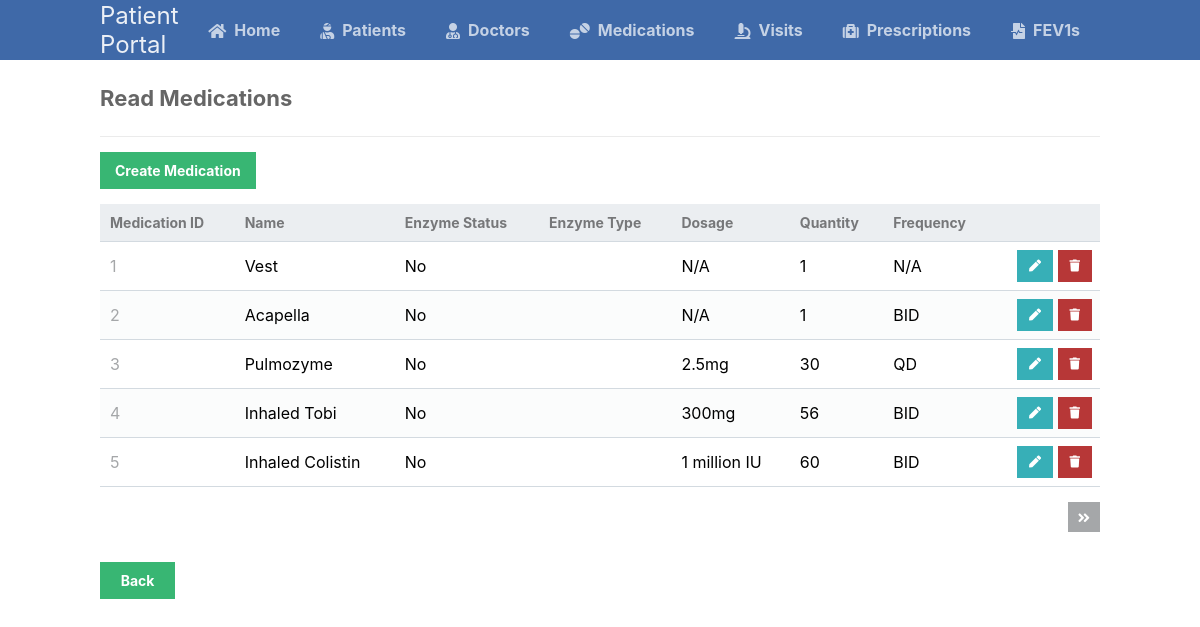
The page /scripts/medications_table/medications_read.php on the database its author committed.
### tables this page shows
CREATE TABLE medications (
	medication_id INT AUTO_INCREMENT NOT NULL UNIQUE,
	medication_name VARCHAR(100) NOT NULL,
	medication_enzyme_status CHAR(3) NOT NULL CHECK (medication_enzyme_status IN ("Yes", "No")),	
	medication_enzyme_type VARCHAR(255),
	medication_dosage VARCHAR(255) NOT NULL,
	medication_quantity INT NOT NULL,
	medication_frequency CHAR(3) CHECK (medication_frequency IN ("QD", "BID", "TID", "QHS", "N/A")), 
	PRIMARY KEY (medication_id)
);

### scripts/medications_table/medications_read.php (the view, shortened to what this page needs)
<?php
@include_once (APP_ROOT.APP_FOLDER_NAME . '/scripts/functions.php');
$pdo = pdo_connect_mysql();
$page = isset($_GET['page']) && is_numeric($_GET['page']) ? (int)$_GET['page'] : 1;
$records_per_page = 5;
$stmt = $pdo->prepare('SELECT * FROM medications ORDER BY medication_id LIMIT :current_page, :record_per_page');
$stmt->bindValue(':current_page', ($page-1)*$records_per_page, PDO::PARAM_INT);
$stmt->bindValue(':record_per_page', $records_per_page, PDO::PARAM_INT);
$stmt->execute();
$medications = $stmt->fetchAll(PDO::FETCH_ASSOC);
$num_medications = $pdo->query('SELECT COUNT(*) FROM medications')->fetchColumn();
?>
<?=template_header('Read')?>
<div class="content read">
	<h2>Read Medications</h2>
	<a href="medications_create.php" class="create-contact">Create Medication</a>
	<table>
        <thead>
            <tr>
                <td>Medication ID</td>
                <td>Name</td>
                <td>Enzyme Status</td>
                <td>Enzyme Type</td>
                <td>Dosage</td>
                <td>Quantity</td>
                <td>Frequency</td>
                <td></td>
            </tr>
        </thead>
        <tbody>
            <?php foreach ($medications as $medication): ?>
            <tr>
                <td><?=$medication['medication_id']?></td>
                <td><?=$medication['medication_name']?></td>
                <td><?=$medication['medication_enzyme_status']?></td>
                <td><?=$medication['medication_enzyme_type']?></td>
                <td><?=$medication['medication_dosage']?></td>
                <td><?=$medication['medication_quantity']?></td>
                <td><?=$medication['medication_frequency']?></td>
                <td class="actions">
                    <a href="medications_update.php?medication_id=<?=$medication['medication_id']?>" class="edit"><i class="fas fa-pen fa-xs"></i></a>
                    <a href="medications_delete.php?medication_id=<?=$medication['medication_id']?>" class="trash"><i class="fas fa-trash fa-xs"></i></a>
                </td>
            </tr>
            <?php endforeach; ?>
        </tbody>
    </table>
	<div class="pagination">
		<?php if ($page*$records_per_page < $num_medications): ?>
		<a href="medications_read.php?page=<?=$page+1?>"><i class="fas fa-angle-double-right fa-sm"></i></a>
		<?php endif; ?>
	</div>
    <a class="back" href="..\landingPage.php">Back</a>
</div>
<?=template_footer()?>

### styles/style.css (style rules this page uses)
* { box-sizing: border-box; font-family: -apple-system, BlinkMacSystemFont, "segoe ui", roboto, oxygen, ubuntu, cantarell, "fira sans", "droid sans", "helvetica neue", Arial, sans-serif; font-size: 16px; -webkit-font-smoothing: antialiased; -moz-osx-font-smoothing: grayscale; }
body { background-color: #FFFFFF; margin: 0; }
.content { width: 1000px; margin: 0 auto; }
.content h2 { margin: 0; padding: 25px 0; font-size: 22px; border-bottom: 1px solid #ebebeb; color: #666666; }
.read .create-contact { display: inline-block; text-decoration: none; background-color: #38b673; font-weight: bold; font-size: 14px; color: #FFFFFF; padding: 10px 15px; margin: 15px 0; }
.read .pagination { display: flex; justify-content: flex-end; }
.read .pagination a { display: inline-block; text-decoration: none; background-color: #a5a7a9; font-weight: bold; color: #FFFFFF; padding: 5px 10px; margin: 15px 0 15px 5px; }
.read table { width: 100%; padding-top: 30px; border-collapse: collapse; }
.read table thead { background-color: #ebeef1; border-bottom: 1px solid #d3dae0; }
.read table thead td { padding: 10px; font-weight: bold; color: #767779; font-size: 14px; }
.read table tbody tr { border-bottom: 1px solid #d3dae0; }
.read table tbody tr:nth-child(even) { background-color: #fbfcfc; }
.read table tbody tr td { padding: 10px; }
.read table tbody tr td:nth-child(1) { color: #a5a7a9; }
.read table tbody tr td.actions { padding: 8px; text-align: right; }
.read table tbody tr td.actions .edit, .read table tbody tr td.actions .trash { display: inline-flex; text-align: right; text-decoration: none; color: #FFFFFF; padding: 10px 12px; }
.read table tbody tr td.actions .trash { background-color: #b73737; }
.read table tbody tr td.actions .edit { background-color: #37afb7; }
.back { display: block; background-color: #38b673; border: 0; font-weight: bold; font-size: 14px; color: #FFFFFF; cursor: pointer; width: 75px; margin-top: 15px; text-align: center; padding: 10px; text-decoration: none; }

### rows shown on the page
medications: medication_id "1", medication_name "Vest", medication_enzyme_status "No", medication_dosage "N/A", medication_quantity "1", medication_frequency "N/A"
medications: medication_id "2", medication_name "Acapella", medication_enzyme_status "No", medication_dosage "N/A", medication_quantity "1", medication_frequency "BID"
medications: medication_id "3", medication_name "Pulmozyme", medication_enzyme_status "No", medication_dosage "2.5mg", medication_quantity "30", medication_frequency "QD"
medications: medication_id "4", medication_name "Inhaled Tobi", medication_enzyme_status "No", medication_dosage "300mg", medication_quantity "56", medication_frequency "BID"
medications: medication_id "5", medication_name "Inhaled Colistin", medication_enzyme_status "No", medication_dosage "1 million IU", medication_quantity "60", medication_frequency "BID"
